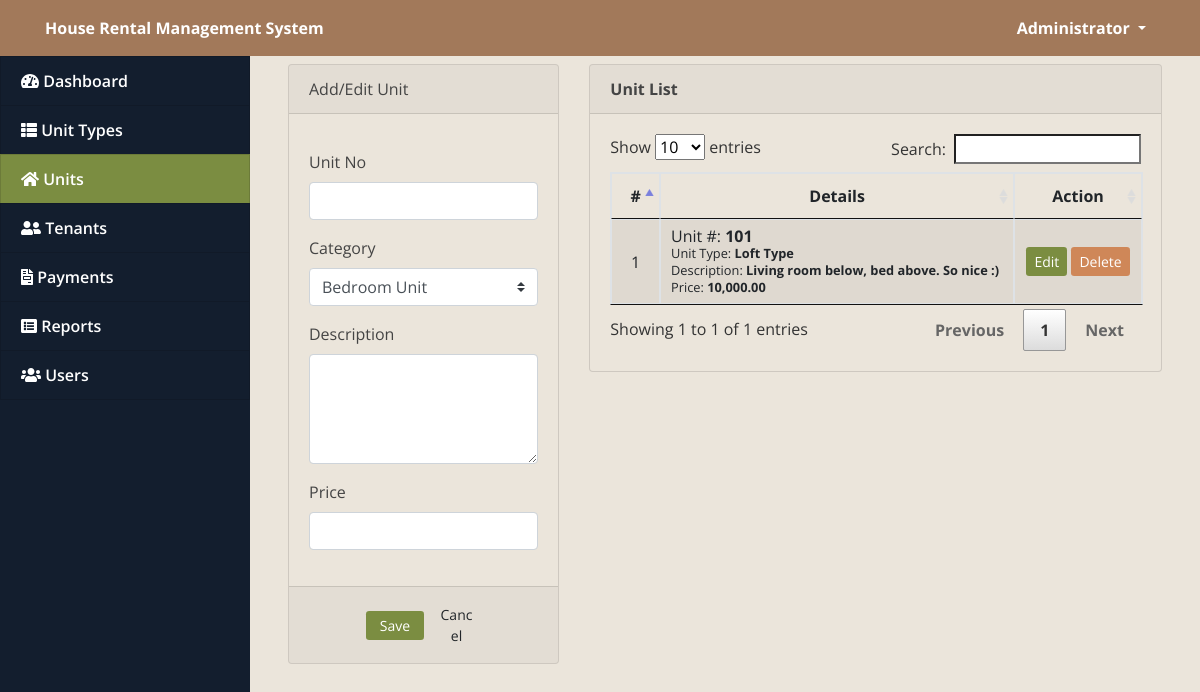
Page /index.php?page=houses (signed in) on the earlier database version.
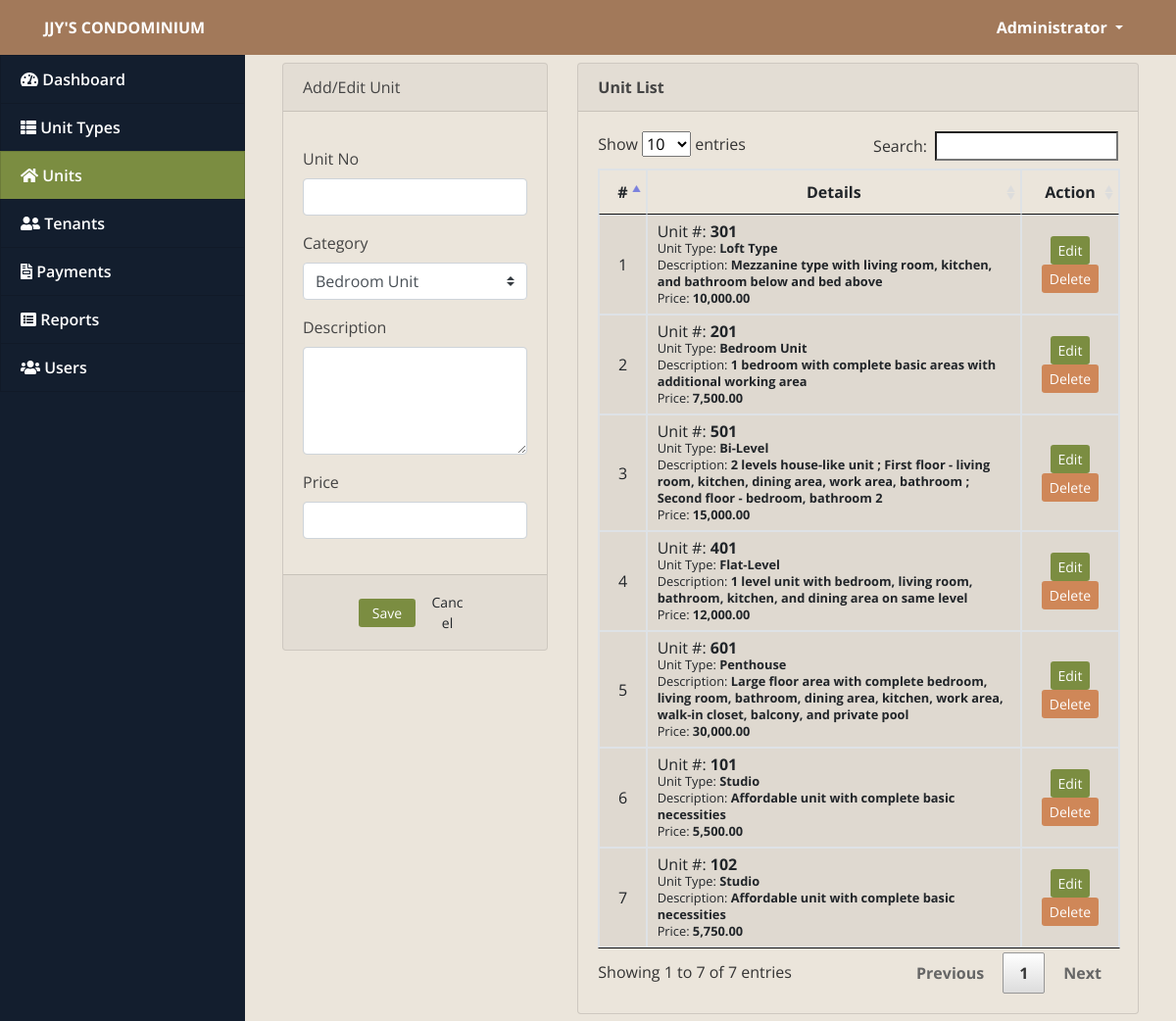
Same page on the later database version.
### tables this page shows
CREATE TABLE `houses` (
  `id` int(30) NOT NULL,
  `house_no` varchar(50) NOT NULL,
  `category_id` int(30) NOT NULL,
  `description` text NOT NULL,
  `price` double NOT NULL
);

CREATE TABLE `categories` (
  `id` int(30) NOT NULL,
  `name` varchar(200) NOT NULL
);

### houses.php (the view, shortened to what this page needs)
<?php include('db_connect.php');?>
<div class="container-fluid">
	<div class="col-lg-12">
		<div class="row">
			<div class="col-md-4">
			<form action="" id="manage-house">
				<div class="card">
					<div class="card-header">
						    Add/Edit Unit
				  	</div>
					<div class="card-body">
							<div class="form-group">
								<label class="control-label">Unit No</label>
								<input type="text" class="form-control" name="house_no" autocomplete="off" required>
							</div>
							<div class="form-group">
								<label class="control-label">Category</label>
								<select name="category_id" id="" class="custom-select" required>
									<?php
									$categories = $conn->query("SELECT * FROM categories order by name asc");
									if($categories->num_rows > 0):
									while($row= $categories->fetch_assoc()) :
									?>
									<option value="<?php echo $row['id'] ?>"><?php echo $row['name'] ?></option>
								<?php endwhile; ?>
								<?php else: ?>
									<option selected="" value="" disabled="">Please check the category list.</option>
								<?php endif; ?>
								</select>
							</div>
							<div class="form-group">
								<label for="" class="control-label">Description</label>
								<textarea name="description" id="" cols="30" rows="4" class="form-control" required></textarea>
							</div>
							<div class="form-group">
								<label class="control-label">Price</label>
								<input type="number" class="form-control text-right" name="price" step="any" autocomplete="off" required>
							</div>
					</div>
					<div class="card-footer">
						<div class="row">
							<div class="col-md-12">
								<button class="btn btn-sm btn-primary col-sm-3 offset-md-3"> Save</button>
								<button class="btn btn-sm btn-default col-sm-3" type="reset" > Cancel</button>
							</div>
						</div>
					</div>
				</div>
			</form>
			</div>
			<div class="col-md-8">
				<div class="card">
					<div class="card-header">
						<b>Unit List</b>
					</div>
					<div class="card-body">
						<table class="table table-bordered table-hover">
							<thead>
								<tr>
									<th class="text-center">#</th>
									<th class="text-center">Details</th>
									<th class="text-center">Action</th>
								</tr>
							</thead>
							<tbody>
								<?php
								$i = 1;
								$house = $conn->query("SELECT h.*,c.name as cname FROM houses h inner join categories c on c.id = h.category_id order by id asc");
								while($row=$house->fetch_assoc()):
								?>
								<tr>
									<td class="text-center"><?php echo $i++ ?></td>
									<td class="">
										<p>Unit #: <b><?php echo $row['house_no'] ?></b></p>
										<p><small>Unit Type: <b><?php echo $row['cname'] ?></b></small></p>
										<p><small>Description: <b><?php echo $row['description'] ?></b></small></p>
										<p><small>Price: <b><?php echo number_format($row['price'],2) ?></b></small></p>
									</td>
									<td class="text-center">
										<button class="btn btn-sm btn-primary edit_house" type="button" data-id="<?php echo $row['id'] ?>"  data-house_no="<?php echo $row['house_no'] ?>" data-description="<?php echo $row['description'] ?>" data-category_id="<?php echo $row['category_id'] ?>" data-price="<?php echo $row['price'] ?>" >Edit</button>
										<button class="btn btn-sm btn-danger delete_house" type="button" data-id="<?php echo $row['id'] ?>">Delete</button>
									</td>
								</tr>
								<?php endwhile; ?>
							</tbody>
						</table>
					</div>
				</div>
			</div>
		</div>
	</div>
</div>

### index.php (shortened to what this page needs)
<!DOCTYPE html>
<html lang="en">
<head>
  <link rel="stylesheet" href="css/overrides.css">
<?php
 include('./header.php');
 ?>
</head>
<body>
	<?php include 'topbar.php' ?>
	<?php include 'navbar.php' ?>
  <main id="view-panel" class="bg-light" style="height:1000px;">
      <?php $page = isset($_GET['page']) ? $_GET['page'] :'home'; ?>
  	<?php include $page.'.php' ?>
  </main>
</body>
</html>

### header.php (shortened to what this page needs)
  <link rel="stylesheet" href="assets/font-awesome/css/all.min.css">
<link href="assets/vendor/bootstrap/css/bootstrap.min.css" rel="stylesheet">
<link href="assets/vendor/icofont/icofont.min.css" rel="stylesheet">
<link href="assets/vendor/boxicons/css/boxicons.min.css" rel="stylesheet">
<link href="assets/vendor/venobox/venobox.css" rel="stylesheet">
<link href="assets/vendor/animate.css/animate.min.css" rel="stylesheet">
<link href="assets/vendor/remixicon/remixicon.css" rel="stylesheet">
<link href="assets/vendor/owl.carousel/assets/owl.carousel.min.css" rel="stylesheet">
<link href="assets/vendor/bootstrap-datepicker/css/bootstrap-datepicker.min.css" rel="stylesheet">
<link href="assets/DataTables/datatables.min.css" rel="stylesheet">
<link href="assets/css/jquery.datetimepicker.min.css" rel="stylesheet">
<link href="assets/css/select2.min.css" rel="stylesheet">
<link href="assets/css/style.css" rel="stylesheet">
<link type="text/css" rel="stylesheet" href="assets/css/jquery-te-1.4.0.css">

### topbar.php (shortened to what this page needs)
<nav class="navbar navbar-light fixed-top bg-navbar" style="padding:0;min-height: 3.5rem">
  <div class="container-fluid mt-2 mb-2">
  	<div class="col-lg-12">
      <div class="col-md-4 float-left text-white">
        <large><b><?php echo isset($_SESSION['system']['name']) ? $_SESSION['system']['name'] : '' ?></b></large>
      </div>
	  	<div class="float-right">
        <div class=" dropdown mr-4">
            <a href="#" class="text-white dropdown-toggle"  id="account_settings" data-toggle="dropdown" aria-haspopup="true" aria-expanded="false"><?php echo $_SESSION['login_name'] ?> </a>
        </div>
      </div>
  </div>
</nav>

### navbar.php (shortened to what this page needs)
<link rel="stylesheet" href="css/overrides.css">
<nav id="sidebar" class='mx-lt-5 bg-dark' >
		<div class="sidebar-list">
				<a href="index.php?page=home" class="nav-item nav-home"><span class='icon-field'><i class="fa fa-tachometer-alt "></i></span> Dashboard</a>
				<a href="index.php?page=categories" class="nav-item nav-categories"><span class='icon-field'><i class="fa fa-th-list "></i></span> Unit Types</a>
				<a href="index.php?page=houses" class="nav-item nav-houses"><span class='icon-field'><i class="fa fa-home "></i></span> Units</a>
				<a href="index.php?page=tenants" class="nav-item nav-tenants"><span class='icon-field'><i class="fa fa-user-friends "></i></span> Tenants</a>
				<a href="index.php?page=invoices" class="nav-item nav-invoices"><span class='icon-field'><i class="fa fa-file-invoice "></i></span> Payments</a>
				<a href="index.php?page=reports" class="nav-item nav-reports"><span class='icon-field'><i class="fa fa-list-alt "></i></span> Reports</a>
				<?php if($_SESSION['login_type'] == 1): ?>
				<a href="index.php?page=users" class="nav-item nav-users"><span class='icon-field'><i class="fa fa-users "></i></span> Users</a>
			<?php endif; ?>
		</div>
</nav>

### css/overrides.css (style rules this page uses)
a { color: #7d6544; font-weight: bold; }
.bg-dark { background: #131e2e !important; }
.bg-light { background: #ebe5db !important; }
.btn-primary { color: #ffffff; background: #7b8d41 !important; border: none; }
.btn-danger { color: #ffffff; background: #cf8758 !important; border: none; }
.card { background: #ebe5db !important; }
.table.dataTable tbody tr { background-color: rgba(0,0,0,.05); }

### assets/css/style.css (style rules this page uses)
body { font-family: "Open Sans", sans-serif; color: #444444; width: 100%; height: calc(100%); }
a { color: #1977cc; }
nav#sidebar { height: calc(100%); position: fixed; z-index: 99; left: 0; width: 250px; background: url(../uploads/art-cover.jpg); background-repeat: no-repeat; background-size: cover; }
a.nav-item { position: relative; display: block; padding: .75rem 1.25rem; margin-bottom: -1px; border: 1px solid rgba(0,0,0,.125); background-color: #ffffffc4; color: #484343; font-weight: 600; }
a.nav-item:hover, .nav-item.active { background-color: #000000ad; color: #fffafa; }
main#view-panel { margin-left: 250px; width:calc(100% - 250px); margin-top: 3.5rem; padding: .5em }

### index.php (style rules this page uses)
body { background: #80808045; }

### topbar.php (style rules this page uses)
.bg-navbar { background: #a2795a !important; }

### houses.php (style rules this page uses)
td { vertical-align: middle !important; }
td p { margin: unset; padding: unset; line-height: 1em; }

Differences in the rows shown:
changed houses "Loft Type": house_no "101" → "301"; description "Living room below, bed above. So nice :)" → "Mezzanine type with living room, kitchen, and bathroom below and bed above"
added houses: house_no "201", category.name "Bedroom Unit", description "1 bedroom with complete basic areas with additional working area", price "7,500.00"
added houses: house_no "501", category.name "Bi-Level", description "2 levels house-like unit ; First floor - living room, kitchen, dining area, work area, bathroom ; Second floor - bedroom, bathroom 2", price "15,000.00"
added houses: house_no "401", category.name "Flat-Level", description "1 level unit with bedroom, living room, bathroom, kitchen, and dining area on same level", price "12,000.00"
added houses: house_no "601", category.name "Penthouse", description "Large floor area with complete bedroom, living room, bathroom, dining area, kitchen, work area, walk-in closet, balcony, and private pool", price "30,000.00"
added houses: house_no "101", category.name "Studio", description "Affordable unit with complete basic necessities", price "5,500.00"
added houses: house_no "102", category.name "Studio", description "Affordable unit with complete basic necessities", price "5,750.00"
Other differences:
$_SESSION['system']['name']: "House Rental Management System" → "JJY'S CONDOMINIUM"
text written by a page script: "Show entries Search: Showing 1 to 1 of 1 entries Previous 1 Next" → "Show entries Search: Showing 1 to 7 of 7 entries Previous 1 Next"
